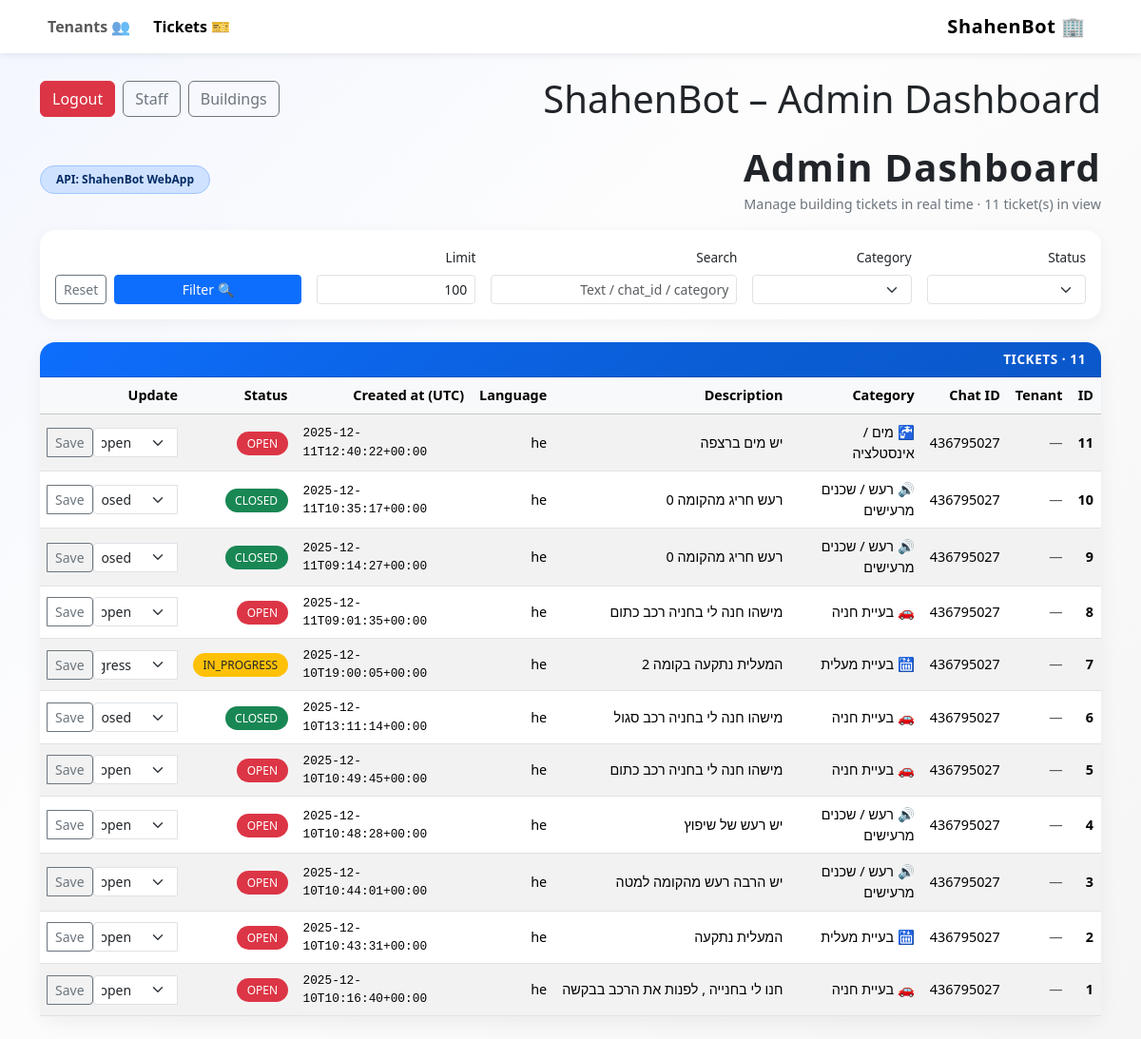
The app's page /admin (signed in), older data.
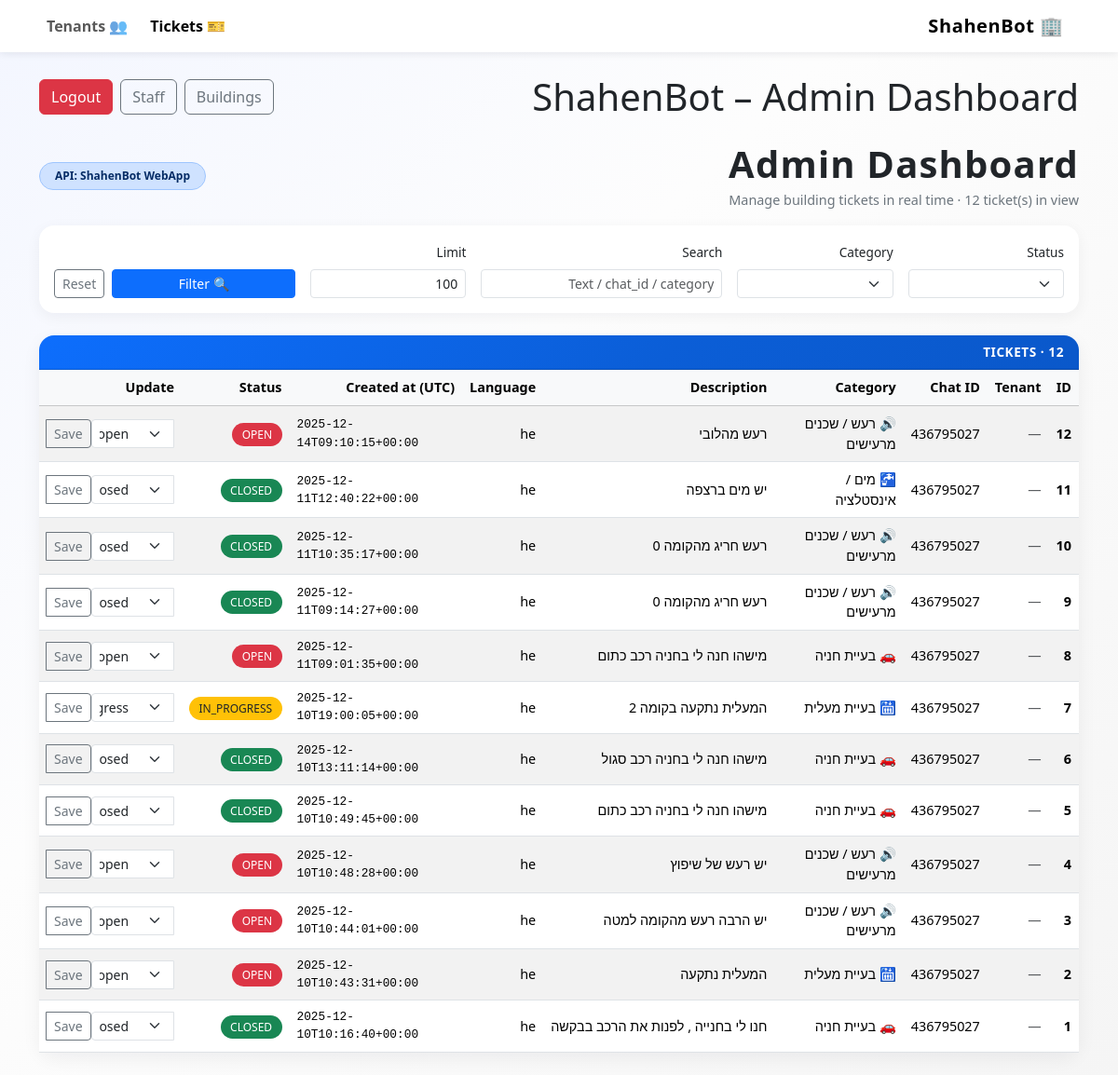
The same page, newer data.
### tables this page shows
CREATE TABLE tickets (
            id INTEGER PRIMARY KEY AUTOINCREMENT,
            chat_id INTEGER NOT NULL,
            category TEXT NOT NULL,
            description TEXT NOT NULL,
            language TEXT NOT NULL,
            status TEXT NOT NULL,
            created_at TEXT NOT NULL
        , tenant_id INTEGER, image_url TEXT, building_id INTEGER);

### app.py (the view)
@app.get("/admin")
def admin_dashboard():
    u = require_login()
    if not isinstance(u, dict):
        return u
    status = request.args.get("status") or ""
    category = request.args.get("category") or ""
    search = request.args.get("search") or ""
    limit = int(request.args.get("limit") or "100")
    building_filter = scoped_building_id(u)
    tickets = get_tickets_db(
        limit=limit,
        status=status if status else None,
        category=category if category else None,
        search=search if search else None,
        building_id=building_filter,   # <-- add this param in DB func (Step 2 may adjust)
    )
    return render_template(
        "admin.html",
        tickets=tickets,
        status=status,
        category=category,
        search=search,
        limit=limit,
        current_user=u,
    )

### app.py (called while the page is built)
def current_user():
    uid = session.get("staff_user_id")
    return get_staff_user_by_id_db(uid) if uid else None

def require_login():
    u = current_user()
    if not u:
        return redirect(url_for("login"))
    return u

def scoped_building_id(u: dict) -> int | None:
    return None if u["role"] == "super_admin" else u["building_id"]

### shahenbot_db.py (called while the page is built)
def get_connection():
    return sqlite3.connect(DB_PATH)

def get_staff_user_by_id_db(user_id: int) -> dict | None:
    conn = get_connection()
    cur = conn.cursor()
    cur.execute("SELECT id, username, password_hash, role, building_id FROM staff_users WHERE id=?", (user_id,))
    r = cur.fetchone()
    conn.close()
    if not r:
        return None
    return {"id": r[0], "username": r[1], "password_hash": r[2], "role": r[3], "building_id": r[4]}

### templates/admin.html (shortened to what this page needs)
<!doctype html>
<html lang="en" dir="rtl">
<head>
    <link
        href="https://cdn.jsdelivr.net/npm/bootstrap@5.3.3/dist/css/bootstrap.min.css"
        rel="stylesheet"
    >
</head>
<body class="pb-4">
<nav class="navbar navbar-expand-lg bg-white mb-4">
    <div class="container">
        <a class="navbar-brand" href="{{ url_for('admin_dashboard') }}">
            🏢 ShahenBot
        </a>
        <div class="collapse navbar-collapse justify-content-end" id="navbarNav">
            <ul class="navbar-nav gap-2">
                <li class="nav-item">
                    <a class="nav-link active fw-semibold" aria-current="page"
                       href="{{ url_for('admin_dashboard') }}">
                        🎫 Tickets
                    </a>
                </li>
                <li class="nav-item">
                    <a class="nav-link fw-semibold"
                       href="{{ url_for('admin_tenants') }}">
                        👥 Tenants
                    </a>
                </li>
            </ul>
        </div>
    </div>
</nav>
<div class="container">
        <div class="d-flex justify-content-between align-items-center mb-4">
  <h1 class="mb-0">ShahenBot – Admin Dashboard</h1>
  <div class="d-flex gap-2">
    {% if current_user and current_user.role == 'super_admin' %}
      <a class="btn btn-outline-secondary" href="{{ url_for('admin_buildings') }}">Buildings</a>
      <a class="btn btn-outline-secondary" href="{{ url_for('admin_staff') }}">Staff</a>
    {% endif %}
    <a class="btn btn-danger" href="{{ url_for('logout') }}">Logout</a>
  </div>
</div>
    <div class="d-flex flex-column flex-md-row align-items-md-center justify-content-between mb-3">
        <div>
            <h1 class="page-title mb-1">Admin Dashboard</h1>
            <div class="page-subtitle">
                Manage building tickets in real time · {{ tickets|length }} ticket(s) in view
            </div>
        </div>
        <div class="mt-3 mt-md-0">
            <span class="badge bg-primary-subtle text-primary-emphasis border border-primary-subtle badge-pill px-3 py-2">
                API: ShahenBot WebApp
            </span>
        </div>
    </div>
    <div class="card filter-card mb-4">
        <div class="card-body">
            <form class="row g-3 align-items-end" method="get" action="{{ url_for('admin_dashboard') }}">
                <div class="col-md-2">
                    <label class="form-label filter-label">Status</label>
                    <select class="form-select form-select-sm" name="status">
                    </select>
                </div>
                <div class="col-md-2">
                    <label class="form-label filter-label">Category</label>
                    <select class="form-select form-select-sm" name="category">
                    </select>
                </div>
                <div class="col-md-3">
                    <label class="form-label filter-label">Search</label>
                    <input type="text" class="form-control form-control-sm" name="search"
                           placeholder="Text / chat_id / category"
                           value="{{ search }}">
                </div>
                <div class="col-md-2">
                    <label class="form-label filter-label">Limit</label>
                    <input type="number" class="form-control form-control-sm" name="limit"
                           value="{{ limit }}" min="1" max="500">
                </div>
                <div class="col-md-3 d-flex gap-2">
                    <button type="submit" class="btn btn-primary btn-sm flex-grow-1">
                        🔍 Filter
                    </button>
                    <a href="{{ url_for('admin_dashboard') }}" class="btn btn-outline-secondary btn-sm">
                        Reset
                    </a>
                </div>
            </form>
        </div>
    </div>
    <div class="card">
        <div class="card-header">
            Tickets · {{ tickets|length }}
        </div>
        <div class="card-body p-0">
            <div class="table-responsive">
                <table class="table table-striped table-hover align-middle mb-0 ticket-table">
                    <thead class="table-light">
                    <tr>
                        <th>ID</th>
                        <th>Tenant</th>
                        <th>Chat ID</th>
                        <th>Category</th>
                        <th>Description</th>
                        <th>Language</th>
                        <th>Created at (UTC)</th>
                        <th>Status</th>
                        <th>Update</th>
                    </tr>
                    </thead>
                    <tbody>
                    {% if tickets %}
                        {% for t in tickets %}
                            <tr>
                                <td class="fw-semibold">{{ t.id }}</td>
                                <td>
                                    {% if t.tenant_name %}
                                        {{ t.tenant_name }}
                                        {% if t.tenant_apartment %}
                                            <span class="text-muted"> (דירה {{ t.tenant_apartment }})</span>
                                        {% endif %}
                                    {% else %}
                                        <span class="text-muted">—</span>
                                    {% endif %}
                                </td>
                                <td>{{ t.chat_id }}</td>
                                <td>{{ t.category }}</td>
                                <td class="truncate" title="{{ t.description }}">
                                    {{ t.description }}
                                </td>
                                <td>{{ t.language }}</td>
                                <td style="direction: ltr; font-family: monospace; font-size: 0.8rem;">
                                    {{ t.created_at }}
                                </td>
                                <td>
                                    <span class="status-badge
                                        {% if t.status == 'open' %}status-open{% endif %}
                                        {% if t.status == 'in_progress' %}status-in_progress{% endif %}
                                        {% if t.status == 'closed' %}status-closed{% endif %}
                                    ">
                                        {{ t.status }}
                                    </span>
                                </td>
                                <td>
                                    <form method="post"
                                          action="{{ url_for('admin_update_status', ticket_id=t.id) }}">
                                        <div class="input-group input-group-sm">
                                            <select class="form-select form-select-sm" name="status">
                                                <option value="open"
                                                    {% if t.status == 'open' %}selected{% endif %}>
                                                    open
                                                </option>
                                                <option value="in_progress"
                                                    {% if t.status == 'in_progress' %}selected{% endif %}>
                                                    in_progress
                                                </option>
                                                <option value="closed"
                                                    {% if t.status == 'closed' %}selected{% endif %}>
                                                    closed
                                                </option>
                                            </select>
                                            <button class="btn btn-outline-secondary btn-sm" type="submit">
                                                Save
                                            </button>
                                        </div>
                                    </form>
                                </td>
                            </tr>
                        {% endfor %}
                    {% else %}
                        <tr>
                            <td colspan="8" class="text-center py-3 text-muted">
                                No tickets found.
                            </td>
                        </tr>
                    {% endif %}
                    </tbody>
                </table>
            </div>
        </div>
    </div>
</div>
</body>
</html>

### templates/admin.html (style rules this page uses)
body { background: linear-gradient(135deg, #f3f6ff 0%, #fdfdfd 40%, #f5f5f5 100%); min-height: 100vh; }
.navbar-brand { font-weight: 700; letter-spacing: 0.03em; }
.navbar { box-shadow: 0 2px 8px rgba(15, 23, 42, 0.08); }
.page-title { font-weight: 700; letter-spacing: 0.03em; }
.page-subtitle { color: #6c757d; font-size: 0.9rem; }
.ticket-table { font-size: 0.9rem; }
.status-open { color: #fff; background-color: #dc3545; }
.status-in_progress { color: #212529; background-color: #ffc107; }
.status-closed { color: #fff; background-color: #198754; }
.status-badge { padding: 0.25rem 0.65rem; border-radius: 999px; font-size: 0.75rem; text-transform: uppercase; }
.truncate { max-width: 320px; white-space: nowrap; overflow: hidden; text-overflow: ellipsis; }
.card { border-radius: 1rem; box-shadow: 0 6px 20px rgba(15, 23, 42, 0.06); border: none; }
.card-header { border-radius: 1rem 1rem 0 0 !important; background: linear-gradient(135deg, #0d6efd 0%, #0b5ed7 60%, #0a58ca 100%); color: #fff; font-weight: 600; letter-spacing: 0.04em; text-transform: uppercase; font-size: 0.85rem; }
.filter-card { border-radius: 1rem; box-shadow: 0 4px 16px rgba(15, 23, 42, 0.05); border: none; }
.filter-label { font-weight: 500; font-size: 0.85rem; }
.badge-pill { border-radius: 999px; }

Row changes from the older to the newer data that the page shows:
added tickets: id "12", chat_id "436795027", category "🔊 רעש / שכנים מרעישים", description "רעש מהלובי", language "he", created_at "2025-12-14T09:10:15+00:00", status "OPEN", status "open"
changed tickets "🚰 מים / אינסטלציה": status "OPEN" → "CLOSED"; status "open" → "closed"
changed tickets id 5: status "OPEN" → "CLOSED"; status "open" → "closed"
changed tickets "חנו לי בחנייה , לפנות את הרכב בבקשה": status "OPEN" → "CLOSED"; status "open" → "closed"
Text that changed along with them:
{{ tickets|length }}: "11" → "12"
